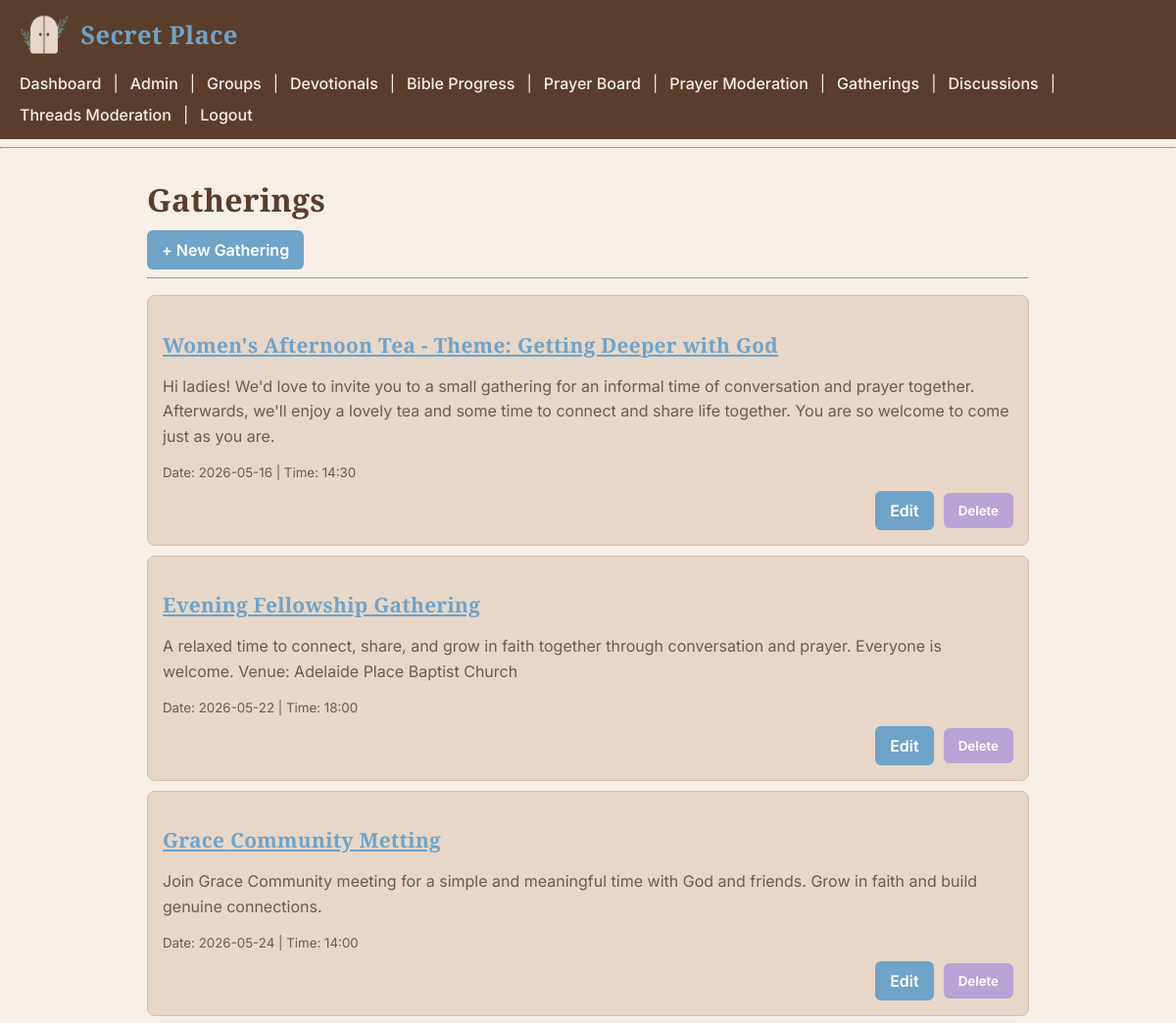
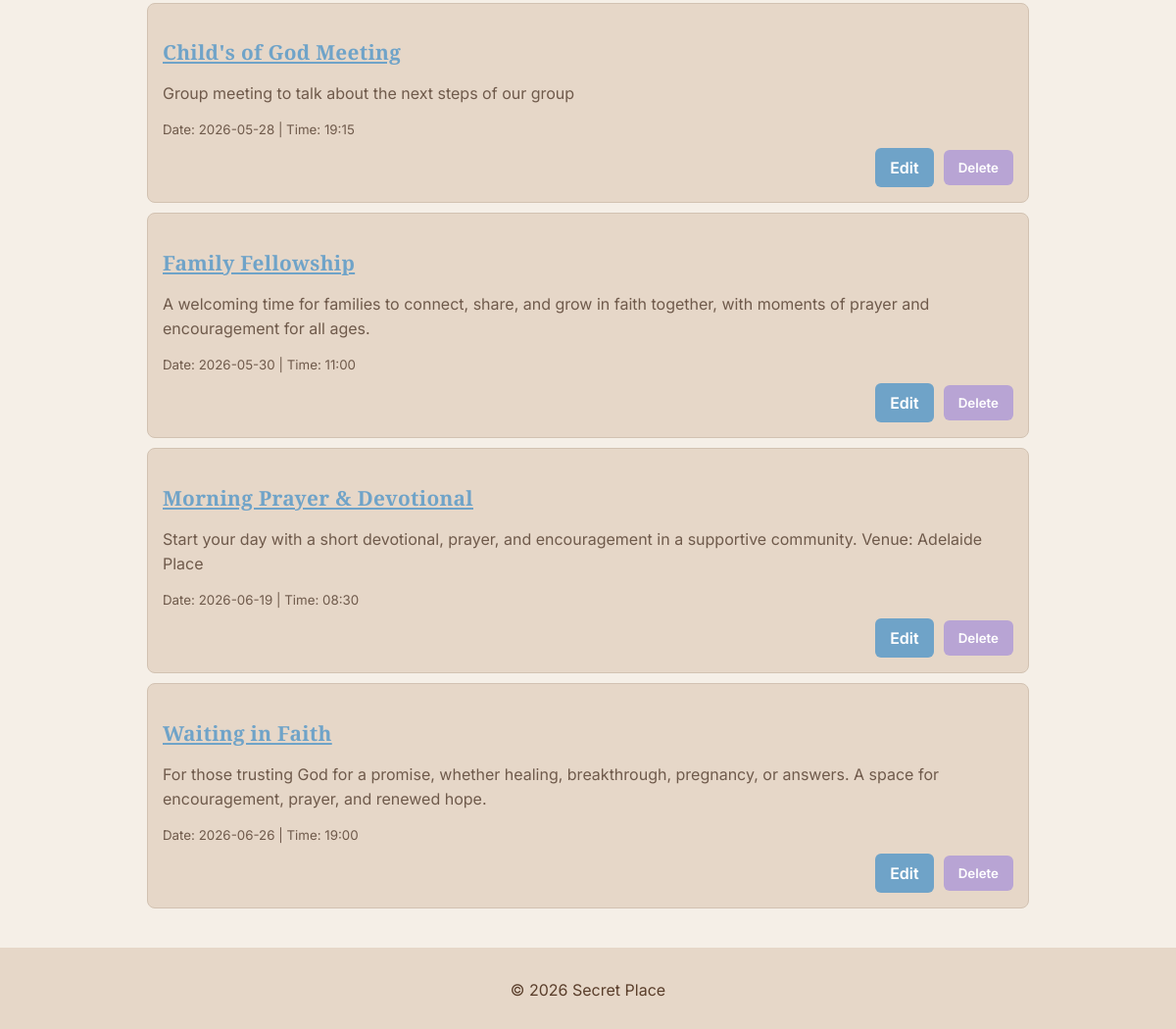
/gatherings/ (signed in), run on the app's committed database (2 pictures, top to bottom).
### tables this page shows
CREATE TABLE gatherings (
    gathering_id INTEGER PRIMARY KEY AUTOINCREMENT,
    title TEXT NOT NULL,
    description TEXT NOT NULL,
    date DATETIME NOT NULL,
    time DATETIME NOT NULL,

    created_by INTEGER NOT NULL,
    group_id INTEGER,

    created_at DATETIME DEFAULT (datetime('now')),

    FOREIGN KEY (created_by) REFERENCES users(id),
    FOREIGN KEY (group_id) REFERENCES groups(id)
);

### routes/gatherings.py (the view)
@gatherings_bp.route('/')
def list_gatherings():
    user_id = session.get('user_id')
    if not user_id:
        return redirect(url_for('auth.login'))
    user_role = session.get('user_role')
    user_group_ids = [g[0] for g in get_user_groups(user_id)]
    rows = get_all_gatherings()
    gatherings = []
    for g in rows:
        group_id = g[6]
        is_global = group_id is None
        is_allowed_group = group_id in user_group_ids
        if user_role != "admin" and not is_global and not is_allowed_group:
            continue
        gatherings.append({
            "id": g[0],
            "title": g[1],
            "description": g[2],
            "date": g[3],
            "time": g[4],
            "created_by": g[5],
            "group_id": group_id
        })
    return render_template(
        'gatherings.html',
        gatherings=gatherings,
        user_role=user_role,
        user_id=user_id
    )

### sqlite_db.py (called while the page is built)
def connect_db():
    return sqlite3.connect(Config.DATABASE)

def get_all_gatherings():
    conn = connect_db()
    cursor = conn.cursor()
    cursor.execute("SELECT * FROM gatherings ORDER BY date ASC")
    gatherings = cursor.fetchall()
    conn.close()
    return gatherings

def get_user_groups(user_id):
    conn = connect_db()
    cursor = conn.cursor()
    cursor.execute(
        """
        SELECT g.id, g.group_name, g.description, u.name
        FROM groups g
        INNER JOIN group_members gm ON g.id = gm.group_id
        LEFT JOIN users u ON g.leader_id = u.id
        WHERE gm.user_id = ?
        ORDER BY g.group_name
        """,
        (user_id,)
    )
    groups = cursor.fetchall()
    conn.close()
    return groups

### templates/gatherings.html
{% extends "layout.html" %}
{% block content %}
<h1>Gatherings</h1>
{% if session.get('user_role') in ['admin', 'leader'] %}
  <a href="{{ url_for('gatherings.create_gathering') }}" class="button">
    + New Gathering
  </a>
{% endif %}
<hr>
<ul>
{% for g in gatherings %}
  <li>
    <h3>
      <a href="{{ url_for('gatherings.gathering_detail', gathering_id=g.id) }}">
        {{ g.title }}
      </a>
    </h3>
    <p>{{ g.description }}</p>
    <small>
      Date: {{ g.date }} | Time: {{ g.time }}
    </small>
    {% if user_role == 'admin' or g.created_by == user_id %}
        <div class="action-buttons">
        <a href="{{ url_for('gatherings.edit_gathering', gathering_id=g.id) }}"
        class="btn btn-sm btn-primary">
            Edit
        </a>
        <form id="delete-gathering-{{ g.id }}"
            method="POST"
            action="{{ url_for('gatherings.delete_gathering_route', gathering_id=g.id) }}">
            <button type="button"
                    class="btn btn-sm btn-danger"
                    data-confirm="Delete this gathering?"
                    data-form="delete-gathering-{{ g.id }}">
                Delete
            </button>
        </form>
    </div>
    {% endif %}
  </li>
{% else %}
  <li>No gatherings yet.</li>
{% endfor %}
</ul>
{% endblock %}

### static/css/styles.css (style rules this page uses)
body { font-family: 'Inter', sans-serif; background-color: #f5efe7; color: #6f5a4b; margin: 0; padding: 0; }
h1, h2, h3, h4, h5, h6 { font-family: 'Playfair Display', serif; color: #5a3e2b; font-weight: 700; letter-spacing: 0.3px; margin-bottom: 10px; }
h1 { font-size: 2rem; margin-bottom: 10px; }
h3 { font-size: 1.3rem; margin-bottom: 8px; }
p { line-height: 1.6; margin-bottom: 12px; }
a { color: #6fa3c8; }
button, .button, .btn { font-family: 'Inter', sans-serif; font-weight: 600; background-color: #6fa3c8; color: white; border: none; padding: 10px 15px; text-decoration: none; cursor: pointer; border-radius: 6px; display: inline-block; transition: all 0.2s ease; }
.btn-danger { background-color: #b8a4d4; }
.action-buttons { display: flex; gap: 10px; margin-top: 10px; align-items: center; justify-content: flex-end; }
.action-buttons form { margin: 0; }
.action-buttons a { text-decoration: none; }
ul { list-style-type: none; padding-left: 0; }
ul li { background-color: #e6d7c8; margin-bottom: 10px; padding: 15px; border-radius: 8px; border: 1px solid #d2c2b2; }

### data on the page
gatherings: title "Women's Afternoon Tea - Theme: Getting Deeper with God", description "Hi ladies! We'd love to invite you to a small gathering for an informal time of conversation and prayer together. Afterwards, we'll enjoy a lovely tea and some time to connect and share life together. You are so welcome to come just as you are.", date "2026-05-16", time "14:30"
gatherings: title "Evening Fellowship Gathering", description "A relaxed time to connect, share, and grow in faith together through conversation and prayer. Everyone is welcome. Venue: Adelaide Place Baptist Church", date "2026-05-22", time "18:00"
gatherings: title "Grace Community Metting", description "Join Grace Community meeting for a simple and meaningful time with God and friends. Grow in faith and build genuine connections.", date "2026-05-24", time "14:00"
gatherings: title "Child's of God Meeting", description "Group meeting to talk about the next steps of our group", date "2026-05-28", time "19:15"
gatherings: title "Family Fellowship", description "A welcoming time for families to connect, share, and grow in faith together, with moments of prayer and encouragement for all ages.", date "2026-05-30", time "11:00"
gatherings: title "Morning Prayer & Devotional", description "Start your day with a short devotional, prayer, and encouragement in a supportive community. Venue: Adelaide Place", date "2026-06-19", time "08:30"
gatherings: title "Waiting in Faith", description "For those trusting God for a promise, whether healing, breakthrough, pregnancy, or answers. A space for encouragement, prayer, and renewed hope.", date "2026-06-26", time "19:00"
